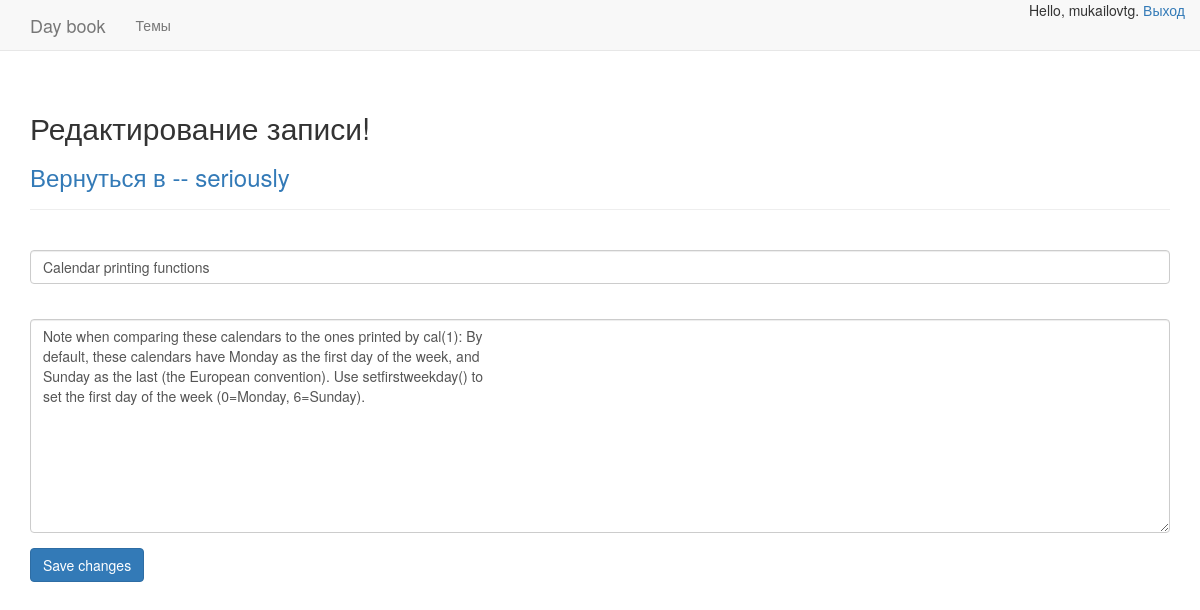
The page /edit_entry/2/ (signed in) on the database its author committed.
### journal/models.py (models this page shows, shortened)
class Category(models.Model):
    name = models.CharField(max_length=200, verbose_name='Категории')
    date_added = models.DateTimeField(auto_now_add=True)
    master = models.ForeignKey(User)
    class Meta:
        verbose_name_plural = 'Categories'
    def __str__(self):
        return self.name

class Entry(models.Model):
    category = models.ForeignKey(Category)
    name = models.CharField(max_length=250, verbose_name='Запись')
    description = models.TextField(verbose_name='Описание')
    date_added = models.DateTimeField(auto_now_add=True)
    class Meta:
        verbose_name_plural = 'Entries'

### journal/views.py (the view, shortened to what this page needs)
# urls.py: url(r'^edit_entry/(?P<category_id>\d+)/$', views.edit_entry, name='edit_entry'),
@login_required
def edit_entry(request, category_id):
    entry = Entry.objects.get(id=category_id)
    category = entry.category
    master_valid(request, category)
    if request.method != 'POST':
        form = EntryForm(instance=entry)
    context = {'entry': entry,
               'category': category,
               'form': form}
    return render(request, 'journal/edit_entry.html', context)

### journal/forms.py
class EntryForm(forms.ModelForm):
    class Meta:
        model = Entry
        fields = ['name', 'description']
        labels = {'name': '',
                  'description': ''}
        widgets = {'description': forms.Textarea(attrs={'cols': 80})}

### journal/views.py (called while the page is built)
def master_valid(request, category):
    if category.master != request.user:
        raise Http404

### journal/templates/journal/edit_entry.html (shortened to what this page needs)
<!DOCTYPE html>
{% extends 'journal/base.html' %}
{% load bootstrap3 %}
{% block header %}
    <h2>Редактирование записи!</h2>
    <h3>
        <a href="{% url 'journal:category' category.id %}">
            Вернуться в -- {{ category }}
        </a>
    </h3>
{% endblock header %}
{% block content %}
    <form action="{% url 'journal:edit_entry' entry.id %}" method="post" class="form">
        {% bootstrap_form form %}
        {% buttons %}
        <button name="submit" class="btn btn-primary">Save changes</button>
        {% endbuttons %}
    </form>
{% endblock content %}

### journal/templates/journal/base.html (shortened to what this page needs)
<!DOCTYPE html>
{% load bootstrap3 %}
<html lang="en">
<head>
    {% bootstrap_css %}
</head>
<body>
  <nav class="navbar navbar-default navbar-static-top">
      <div class="container">
          <div class="navbar-header">
              <a class="navbar-brand" href="{% url 'journal:index' %}">Day book</a>
          </div>
          <div id="navbar" class="navbar-collapse collapse">
              <ul class="nav navbar-nav">
                  <li>
                      <a href="{% url 'journal:categories' %}">Темы</a>
                  </li>
              </ul>
              <ul class="nav navbar-nav navbar-right">
                {% if user.is_authenticated %}
                    Hello, {{ user.username }}.
                    <a href="{% url 'users:logout' %}">Выход</a>
                {% else %}
                    <a href="{% url 'users:register' %}">Регистрация</a> -
                    <a href="{% url 'users:login' %}">Войти</a>
                {% endif %}
              </ul>
          </div>
      </div>
  </nav>
  <div class="container">
      <div class="page-header">
          {% block header %}{% endblock header %}
      </div>
      <div>
        {% block content %}{% endblock content %}
      </div>
  </div>
</body>
</html>

### rows shown on the page
Category: name "seriously"
Entry: name "Calendar printing functions", description "Note when comparing these calendars to the ones printed by cal(1): By default, these calendars have Monday as the first day of the week, and Sunday as the last (the European convention). Use setfirstweekday() to set the first day of the week (0=Monday, 6=Sunday)."

### other values the page prints
{{ user.username }} "mukailovtg"
